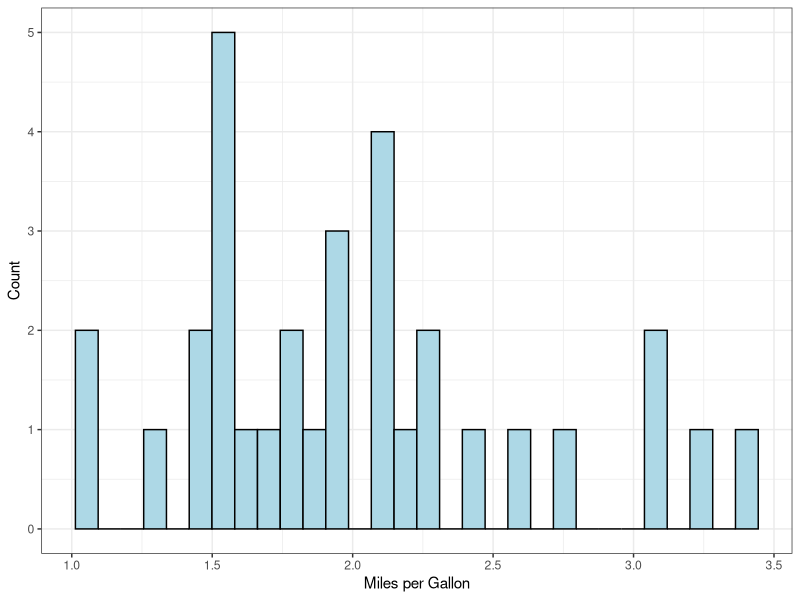
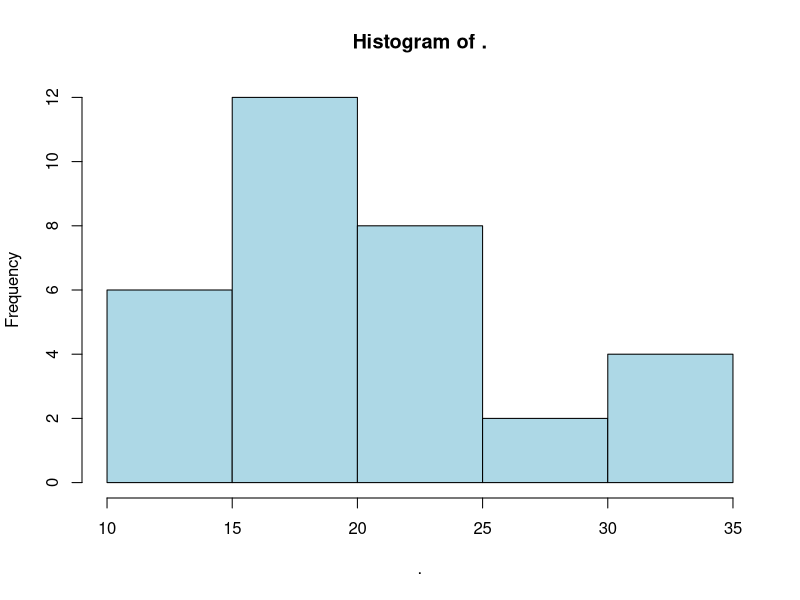
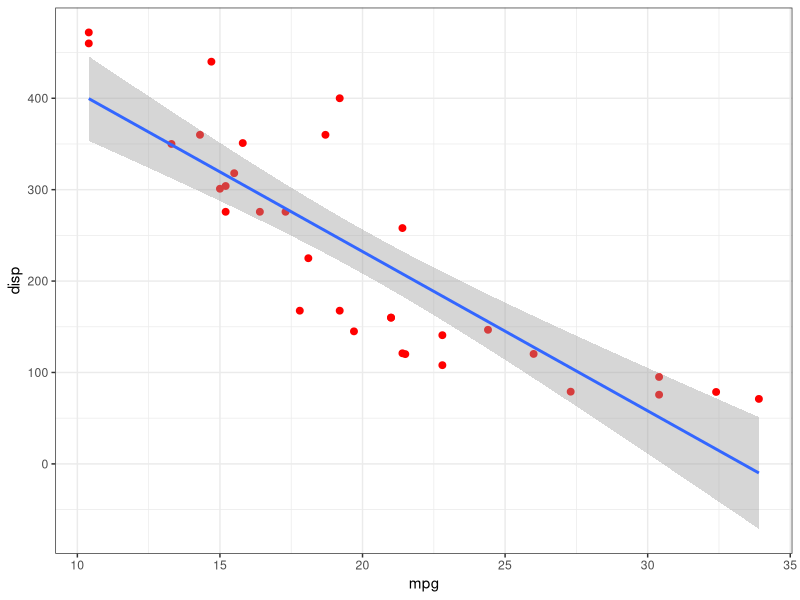

Recreate these plots in R, in order.
## ---- chunk 1
library(tidyverse)
library(knitr)
knitr::opts_chunk$set(echo=FALSE)
## ---- chunk 2
mtcars |>
  select(mpg) |> 
  head() |>
  kable()

## ---- chunk 3
mtcars %>%
  mutate(mpg = mpg / 10) %>%
  filter(mpg < 100) %>%
  select(mpg) %>%
  ggplot(aes(x=mpg)) +
  geom_histogram(fill="lightblue", col="black") +
  theme_bw()  +
  labs(x = "Miles per Gallon", y = "Count")
## ---- chunk 4
mtcars %>% 
  select(mpg) %>%
  pull() %>%
  hist(col = "lightblue")


## ---- chunk 5
mtcars %>%
  select(mpg, disp) %>%
  ggplot(aes(x=mpg, y=disp)) +
  geom_point(col = "red" , size=2) +
  geom_smooth(method="lm") +
  theme_bw()

